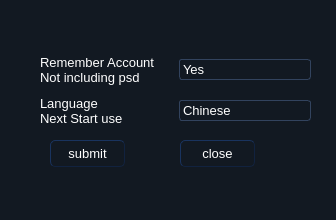
<?xml version="1.0" encoding="UTF-8"?>
<ui version="4.0">
 <class>EditDialog</class>
 <widget class="QDialog" name="EditDialog">
  <property name="geometry">
   <rect>
    <x>0</x>
    <y>0</y>
    <width>336</width>
    <height>220</height>
   </rect>
  </property>
  <property name="windowTitle">
   <string>Dialog</string>
  </property>
  <property name="styleSheet">
   <string notr="true">    *{  
      font-size:13px;  
      color:white;  
      font-family:&quot;宋体&quot;;  
    }  
    CallWidget QLineEdit#telEdt  
    {  
      font-size:24px;  
    }  
    QMainWindow,QDialog{  
         background: qlineargradient(x1: 0, y1: 0, x2: 0, y2: 1,  
                                     stop: 0 #1B2534, stop: 0.4 #010101,  
                                     stop: 0.5 #000101, stop: 1.0 #1F2B3C);  
    }  
    QWidget{  
        background:#121922;  
    }  
    QLabel{  
       background:transparent;  
    }  
    DailForm QLineEdit#phoneLineEdt{  
      font-size:36px;  
      font-weight: bold;  
    }  
    QPushButton,QToolButton{  
        background: qlineargradient(x1: 0, y1: 0, x2: 0, y2: 1,  
                                     stop: 0 #5B5F5F, stop: 0.5 #0C2436,  
                                     stop: 1.0 #27405A);  
        border-style: outset;  
        border-width: 1px;  
        border-radius: 5px;  
        border-color: #11223F;  
        padding: 1px;  
    }  
    QPushButton::hover,QToolButton::hover{  
        background: qlineargradient(x1: 0, y1: 0, x2: 0, y2: 1,  
                                     stop: 0 #758385, stop: 0.5 #122C39,  
                                     stop: 1.0 #0E7788);  
        border-color: #11505C;  
    }  
    QPushButton::pressed,QToolButton::pressed{  
        background: qlineargradient(x1: 0, y1: 0, x2: 0, y2: 1,  
                                     stop: 0 #969B9C, stop: 0.5 #16354B,  
                                     stop: 1.0 #244F76);  
        border-color: #11505C;  
    }  
    QPushButton::disabled,QToolButton::disabled{  
        background: qlineargradient(x1: 0, y1: 0, x2: 0, y2: 1,  
                                     stop: 0 #282B2C, stop: 0.5 #09121A,  
                                     stop: 1.0 #111D29);  
        border-color: #0A1320;  
        color:#6A6864;  
    }  
    QDialog QPushButton,QDialog QToolButton{  
      min-width:30px;  
      min-height:23px;  
    }  
    QToolButton[objectName=&quot;minimizeToolBtn&quot;] {  
        background: transparent;  
        border:none;  
        image:url(qss/minimize.png)  
    }  
    QToolButton[objectName=&quot;minimizeToolBtn&quot;]:hover,QToolButton[objectName=&quot;minimizeToolBtn&quot;]:pressed {  
        image:url(qss/minimize_hover.png)  
    }  
    QToolButton[objectName=&quot;maximizeToolBtn&quot;] {  
        background: transparent;  
        border:none;  
        image:url(qss/maximize.png)  
    }  
    QToolButton[objectName=&quot;maximizeToolBtn&quot;]:hover,QToolButton[objectName=&quot;maximizeToolBtn&quot;]:pressed {  
        image:url(qss/maximize_hover.png)  
    }  
    QToolButton[objectName=&quot;closeToolBtn&quot;],QToolButton[objectName=&quot;customCloseWindow&quot;] {  
        background: transparent;  
        border:none;  
        image:url(qss/close.png)  
    }  
    QToolButton[objectName=&quot;closeToolBtn&quot;]:hover,QToolButton[objectName=&quot;closeToolBtn&quot;]:pressed{  
        image:url(qss/close_hover.png)  
    }  
    QToolButton[objectName=&quot;customCloseWindow&quot;]:hover,QToolButton[objectName=&quot;customCloseWindow&quot;]:pressed{  
        image:url(qss/close_hover.png)  
    }  
    QToolButton[objectName=&quot;titleSetUpToolBtn&quot;]{  
        background: transparent;  
        border:none;  
        image:url(qss/setup.png)  
    }  
    DailForm QToolButton#oneToolBtn,QToolButton#OneToolBtn,QToolButton#twoToolBtn,QToolButton#threeToolBtn,  
             QToolButton#fourToolBtn,QToolButton#fiveToolBtn,QToolButton#sixToolBtn,  
             QToolButton#sevenToolBtn,QToolButton#eightToolBtn,QToolButton#nineToolBtn,  
             QToolButton#starToolBtn,QToolButton#zeroToolBtn,QToolButton#sharpToolBtn {  
        font-size:36px;  
        border-radius: 10px;  
    }  
    DailForm QToolButton#delToolBtn{  
        border-radius: 10px;  
    }  
    QFrame{  
        border-color:#32435E;  
        border-width:1px;  
        border-radius: 3px;  
    }  
    QLineEdit,QTextEdit {  
        border: 1px solid #32435E;  
        border-radius: 3px;  
        /* padding: 0 8px; */  
        background: qlineargradient(x1: 0, y1: 0, x2: 0, y2: 1,  
                                     stop: 0 #080B10,  
                                     stop: 1.0 #212C3F);  
        selection-background-color: #0A246A;  
    }  
    QLineEdit::hover{  
      border-color:#5D8B9E;  
    }  
    QLineEdit[echoMode=&quot;3&quot;] {  
         lineedit-password-character: 9679;  
    }  
    #QLineEdit:read-only {  
         background: #543F7C;  
    }  
    QTabWidget::pane { /* The tab widget frame */  
         border: 0px solid #32435E;  
         position: absolute;  
         left: -0.1em;  
    }  
    QTabWidget#MainTabWidget::tab-bar {  
         left: -3px; /* move to the right by 5px */  
    }  
    QTabWidget#MainTabWidget QTabBar::tab {  
         height: 14ex;  
         width: 14ex;  
    }  
    QTabBar::tab {  
         background: qlineargradient(x1: 0, y1: 0, x2: 0, y2: 1,  
                                     stop: 0 #292F31, stop: 1 #0C131E);  
    }  
    QTabBar::tab:selected{  
         background: qlineargradient(x1: 0, y1: 0, x2: 0, y2: 1,  
                                     stop: 0 #113845,  stop: 1.0 #15A8FF);  
    }  
    QTabBar::tab:hover {  
         background: qlineargradient(x1: 0, y1: 0, x2: 0, y2: 1,  
                                     stop: 0 #113845,  stop: 1.0 #0E6F80);  
    }  
    #QTabBar::tab:selected {  
         border-color: #32435E;  
         border-right-color: #32435E; /* same as pane color */  
    }  
    #QTabBar::tab:!selected {  
         margin-left: 2px; /* make non-selected tabs look smaller */  
    }  
    #QTabBar:tab:first:selected {  
        margin-top: 0;  
    }  
    QTabBar:tab:last:selected {  
        margin-right: 0;  
    }  
    QTabBar:tab:only-one {  
         margin: 0;  
    }        
    QComboBox {  
         border: 1px solid #32435E;  
         border-radius: 3px;  
         padding: 1px 18px 1px 3px;  
         min-width: 6em;  
    }  
    QComboBox::hover{  
      border-color:#5D8B9E;  
    }  
    QComboBox:editable {  
         background: qlineargradient(x1: 0, y1: 0, x2: 0, y2: 1,  
                                     stop: 0 #080B10,  
                                     stop: 1.0 #212C3F);  
    }  
    QComboBox:!editable, QComboBox::drop-down:editable {  
          background: qlineargradient(x1: 0, y1: 0, x2: 0, y2: 1,  
                                     stop: 0 #080B10,  
                                     stop: 1.0 #212C3F);  
    }  
    /* QComboBox gets the &quot;on&quot; state when the popup is open */  
    QComboBox:!editable:on, QComboBox::drop-down:editable:on {  
         background: qlineargradient(x1: 0, y1: 0, x2: 0, y2: 1,  
                                     stop: 0 #080B10,  
                                     stop: 1.0 #212C3F);;  
    }  
    QComboBox:on { /* shift the text when the popup opens */  
         padding-top: 3px;  
         padding-left: 4px;  
    }  
    QComboBox::drop-down {  
         subcontrol-origin: padding;  
         subcontrol-position: top right;  
         width: 15px;  
         border-left-width: 1px;  
         border-left-color: 32435E;  
         border-left-style: solid; /* just a single line */  
         border-top-right-radius: 3px; /* same radius as the QComboBox */  
         border-bottom-right-radius: 3px;  
    }  
    QComboBox::down-arrow {  
         image: url(qss/downarrow.png);  
    }  
    QComboBox::down-arrow:on { /* shift the arrow when popup is open */  
         top: 1px;  
         left: 1px;  
    }  
    QComboBox QAbstractItemView {  
         border: 2px solid #32435E;  
         selection-background-color: qlineargradient(x1: 0, y1: 0, x2: 0, y2: 1,  
                                     stop: 0 #506B79,  
                                     stop: 1.0 #0D95A6);  
        background: qlineargradient(x1: 0, y1: 0, x2: 0, y2: 1,  
                                     stop: 0 #1B2534, stop: 0.4 #010101,  
                                     stop: 0.5 #000101, stop: 1.0 #1F2B3C);  
    }  </string>
  </property>
  <widget class="QPushButton" name="addButton">
   <property name="geometry">
    <rect>
     <x>50</x>
     <y>140</y>
     <width>75</width>
     <height>27</height>
    </rect>
   </property>
   <property name="text">
    <string>submit</string>
   </property>
  </widget>
  <widget class="QPushButton" name="closeButton">
   <property name="geometry">
    <rect>
     <x>180</x>
     <y>140</y>
     <width>75</width>
     <height>27</height>
    </rect>
   </property>
   <property name="text">
    <string>close</string>
   </property>
  </widget>
  <widget class="QWidget" name="">
   <property name="geometry">
    <rect>
     <x>40</x>
     <y>50</y>
     <width>271</width>
     <height>81</height>
    </rect>
   </property>
   <layout class="QGridLayout" name="gridLayout">
    <item row="0" column="0">
     <widget class="QLabel" name="label">
      <property name="text">
       <string>Remember Account
Not including psd</string>
      </property>
     </widget>
    </item>
    <item row="0" column="1">
     <widget class="QComboBox" name="comboBox_Account">
      <item>
       <property name="text">
        <string>Yes</string>
       </property>
      </item>
      <item>
       <property name="text">
        <string>No</string>
       </property>
      </item>
     </widget>
    </item>
    <item row="1" column="0">
     <widget class="QLabel" name="label_2">
      <property name="text">
       <string>Language
Next Start use</string>
      </property>
     </widget>
    </item>
    <item row="1" column="1">
     <widget class="QComboBox" name="comboBox_Language">
      <item>
       <property name="text">
        <string>Chinese</string>
       </property>
      </item>
      <item>
       <property name="text">
        <string>English</string>
       </property>
      </item>
     </widget>
    </item>
   </layout>
  </widget>
 </widget>
 <resources/>
 <connections>
  <connection>
   <sender>closeButton</sender>
   <signal>clicked()</signal>
   <receiver>EditDialog</receiver>
   <slot>close()</slot>
   <hints>
    <hint type="sourcelabel">
     <x>245</x>
     <y>172</y>
    </hint>
    <hint type="destinationlabel">
     <x>266</x>
     <y>203</y>
    </hint>
   </hints>
  </connection>
 </connections>
</ui>
